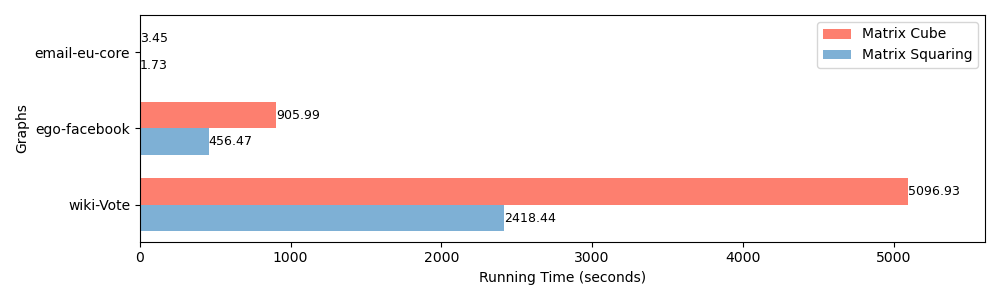

This chart was generated by the following Python code:
import os
import matplotlib.pyplot as plt

#["#fd7f6f", "#7eb0d5", "#b2e061", "#bd7ebe", "#ffb55a", "#ffee65", "#beb9db", "#fdcce5", "#8bd3c7"]
alg1_times = [3.45, 905.99, 5096.93]
alg2_times = [1.73, 456.47, 2418.44]

inputs = ['email-eu-core', 'ego-facebook', 'wiki-Vote']

bar_width = 0.35
index = range(len(inputs))

fig, ax = plt.subplots(figsize=(10, 3), dpi=100)
alg1_bars = ax.barh(index, alg1_times, bar_width, color="#fd7f6f", label='Matrix Cube')
alg2_bars = ax.barh([i + bar_width for i in index], alg2_times, bar_width, color="#7eb0d5", label='Matrix Squaring')

for i, v in enumerate(alg1_times):
    ax.text(v, i, str(v), va='center', ha='left', fontsize=9) 
for i, v in enumerate(alg2_times):
    ax.text(v, i + bar_width, str(v), va='center', ha='left', fontsize=9) 

ax.set_xlabel('Running Time (seconds)')
ax.set_ylabel('Graphs')
ax.set_yticks([i + bar_width / 2 for i in index])
ax.set_yticklabels(inputs)
ax.invert_yaxis()
ax.legend()

ax.set_xlim(right=max(alg1_times + alg2_times) * 1.1)

plt.tight_layout()

# Get the directory of the script
script_dir = os.path.dirname(os.path.abspath(__file__))
# Save the plot in the same directory as the script
plt.savefig(os.path.join(script_dir, 'NaiveNincreasing.png'))

plt.show()
